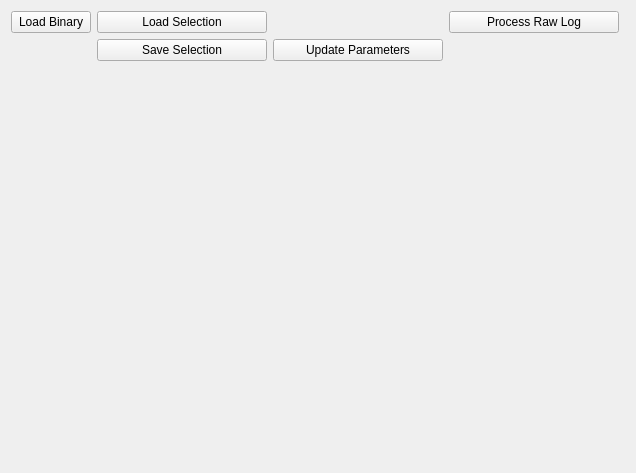
<?xml version="1.0" encoding="UTF-8"?>
<ui version="4.0">
 <class>Form</class>
 <widget class="QWidget" name="Form">
  <property name="geometry">
   <rect>
    <x>0</x>
    <y>0</y>
    <width>636</width>
    <height>473</height>
   </rect>
  </property>
  <property name="windowTitle">
   <string>Form</string>
  </property>
  <property name="update_from_can_file" stdset="0">
   <bool>false</bool>
  </property>
  <layout class="QVBoxLayout" name="verticalLayout">
   <item>
    <layout class="QGridLayout" name="gridLayout">
     <item row="0" column="4">
      <widget class="Led" name="logging_led">
       <property name="sizePolicy">
        <sizepolicy hsizetype="Fixed" vsizetype="Preferred">
         <horstretch>0</horstretch>
         <verstretch>0</verstretch>
        </sizepolicy>
       </property>
       <property name="label_override" stdset="0">
        <string>Logging</string>
       </property>
       <property name="label_from_enumeration" stdset="0">
        <bool>true</bool>
       </property>
      </widget>
     </item>
     <item row="1" column="2">
      <widget class="QPushButton" name="update_parameters_button">
       <property name="text">
        <string>Update Parameters</string>
       </property>
      </widget>
     </item>
     <item row="1" column="1">
      <widget class="QPushButton" name="save_selection_button">
       <property name="text">
        <string>Save Selection</string>
       </property>
      </widget>
     </item>
     <item row="0" column="0">
      <widget class="QPushButton" name="load_binary_button">
       <property name="text">
        <string>Load Binary</string>
       </property>
      </widget>
     </item>
     <item row="0" column="2">
      <widget class="Button" name="reset_button">
       <property name="sizePolicy">
        <sizepolicy hsizetype="Minimum" vsizetype="Fixed">
         <horstretch>0</horstretch>
         <verstretch>0</verstretch>
        </sizepolicy>
       </property>
       <property name="label_override" stdset="0">
        <string>Reset Log</string>
       </property>
       <property name="label_visible" stdset="0">
        <bool>false</bool>
       </property>
       <property name="tx" stdset="0">
        <bool>true</bool>
       </property>
      </widget>
     </item>
     <item row="0" column="1">
      <widget class="QPushButton" name="load_selection_button">
       <property name="text">
        <string>Load Selection</string>
       </property>
      </widget>
     </item>
     <item row="2" column="0" colspan="5">
      <widget class="VariableSelectionView" name="view"/>
     </item>
     <item row="1" column="0">
      <widget class="Led" name="configuration_is_valid_led">
       <property name="sizePolicy">
        <sizepolicy hsizetype="Fixed" vsizetype="Preferred">
         <horstretch>0</horstretch>
         <verstretch>0</verstretch>
        </sizepolicy>
       </property>
       <property name="label_override" stdset="0">
        <string>Configuration Is Valid</string>
       </property>
       <property name="label_from_enumeration" stdset="0">
        <bool>true</bool>
       </property>
      </widget>
     </item>
     <item row="0" column="3">
      <widget class="QPushButton" name="process_raw_log_button">
       <property name="text">
        <string>Process Raw Log</string>
       </property>
      </widget>
     </item>
    </layout>
   </item>
  </layout>
 </widget>
 <customwidgets>
  <customwidget>
   <class>VariableSelectionView</class>
   <extends>QWidget</extends>
   <header>epyqlib.variableselectionview</header>
  </customwidget>
  <customwidget>
   <class>Button</class>
   <extends>QWidget</extends>
   <header>epyqlib.widgets.button</header>
  </customwidget>
  <customwidget>
   <class>Led</class>
   <extends>QWidget</extends>
   <header>epyqlib.widgets.led</header>
  </customwidget>
 </customwidgets>
 <resources/>
 <connections/>
</ui>
